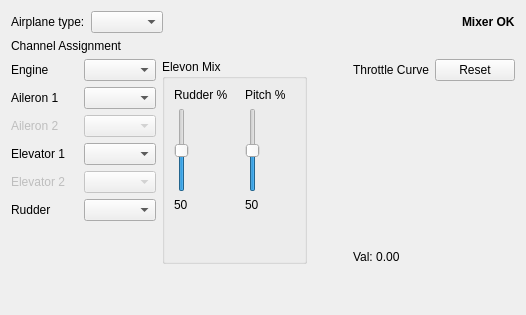
        <widget class="QWidget" name="fixedWing">
         <property name="enabled">
          <bool>true</bool>
         </property>
         <property name="autoFillBackground">
          <bool>false</bool>
         </property>
         <layout class="QVBoxLayout" name="verticalLayout_3" stretch="0">
          <item>
           <layout class="QVBoxLayout" name="verticalLayout_6">
            <item>
             <layout class="QHBoxLayout" name="horizontalLayout_3">
              <item>
               <widget class="QLabel" name="label_5">
                <property name="sizePolicy">
                 <sizepolicy hsizetype="Minimum" vsizetype="Preferred">
                  <horstretch>0</horstretch>
                  <verstretch>0</verstretch>
                 </sizepolicy>
                </property>
                <property name="text">
                 <string>Airplane type:</string>
                </property>
               </widget>
              </item>
              <item>
               <widget class="QComboBox" name="fixedWingType"/>
              </item>
              <item>
               <spacer name="horizontalSpacer_3">
                <property name="orientation">
                 <enum>Qt::Horizontal</enum>
                </property>
                <property name="sizeHint" stdset="0">
                 <size>
                  <width>40</width>
                  <height>20</height>
                 </size>
                </property>
               </spacer>
              </item>
              <item>
               <widget class="QLabel" name="fwStatusLabel">
                <property name="font">
                 <font>
                  <weight>75</weight>
                  <bold>true</bold>
                 </font>
                </property>
                <property name="text">
                 <string>Mixer OK</string>
                </property>
               </widget>
              </item>
             </layout>
            </item>
            <item>
             <widget class="QLabel" name="label_7">
              <property name="text">
               <string>Channel Assignment</string>
              </property>
             </widget>
            </item>
            <item>
             <layout class="QHBoxLayout" name="horizontalLayout_4">
              <item>
               <layout class="QFormLayout" name="formLayout">
                <property name="fieldGrowthPolicy">
                 <enum>QFormLayout::AllNonFixedFieldsGrow</enum>
                </property>
                <item row="0" column="0">
                 <widget class="QLabel" name="fwEngineLabel">
                  <property name="text">
                   <string>Engine</string>
                  </property>
                 </widget>
                </item>
                <item row="0" column="1">
                 <widget class="QComboBox" name="fwEngineChannel"/>
                </item>
                <item row="1" column="0">
                 <widget class="QLabel" name="fwAileron1Label">
                  <property name="minimumSize">
                   <size>
                    <width>60</width>
                    <height>0</height>
                   </size>
                  </property>
                  <property name="text">
                   <string>Aileron 1</string>
                  </property>
                 </widget>
                </item>
                <item row="1" column="1">
                 <widget class="QComboBox" name="fwAileron1Channel"/>
                </item>
                <item row="2" column="0">
                 <widget class="QLabel" name="fwAileron2Label">
                  <property name="enabled">
                   <bool>false</bool>
                  </property>
                  <property name="minimumSize">
                   <size>
                    <width>60</width>
                    <height>0</height>
                   </size>
                  </property>
                  <property name="text">
                   <string>Aileron 2</string>
                  </property>
                 </widget>
                </item>
                <item row="3" column="0">
                 <widget class="QLabel" name="fwElevator1Label">
                  <property name="minimumSize">
                   <size>
                    <width>67</width>
                    <height>0</height>
                   </size>
                  </property>
                  <property name="text">
                   <string>Elevator 1</string>
                  </property>
                 </widget>
                </item>
                <item row="3" column="1">
                 <widget class="QComboBox" name="fwElevator1Channel"/>
                </item>
                <item row="5" column="0">
                 <widget class="QLabel" name="fwRudderLabel">
                  <property name="text">
                   <string>Rudder</string>
                  </property>
                 </widget>
                </item>
                <item row="5" column="1">
                 <widget class="QComboBox" name="fwRudderChannel"/>
                </item>
                <item row="2" column="1">
                 <widget class="QComboBox" name="fwAileron2Channel">
                  <property name="enabled">
                   <bool>false</bool>
                  </property>
                 </widget>
                </item>
                <item row="4" column="0">
                 <widget class="QLabel" name="fwElevator2Label">
                  <property name="enabled">
                   <bool>false</bool>
                  </property>
                  <property name="minimumSize">
                   <size>
                    <width>67</width>
                    <height>0</height>
                   </size>
                  </property>
                  <property name="text">
                   <string>Elevator 2</string>
                  </property>
                 </widget>
                </item>
                <item row="4" column="1">
                 <widget class="QComboBox" name="fwElevator2Channel">
                  <property name="enabled">
                   <bool>false</bool>
                  </property>
                 </widget>
                </item>
               </layout>
              </item>
              <item>
               <widget class="QGroupBox" name="elevonMixBox">
                <property name="title">
                 <string>Elevon Mix</string>
                </property>
                <layout class="QVBoxLayout" name="verticalLayout_13">
                 <item>
                  <layout class="QHBoxLayout" name="horizontalLayout_8">
                   <item>
                    <layout class="QVBoxLayout" name="verticalLayout_14">
                     <item>
                      <widget class="QLabel" name="elevonLabel1">
                       <property name="minimumSize">
                        <size>
                         <width>65</width>
                         <height>0</height>
                        </size>
                       </property>
                       <property name="text">
                        <string>Rudder %</string>
                       </property>
                      </widget>
                     </item>
                     <item>
                      <widget class="QSlider" name="elevonSlider1">
                       <property name="maximum">
                        <number>100</number>
                       </property>
                       <property name="value">
                        <number>50</number>
                       </property>
                       <property name="orientation">
                        <enum>Qt::Vertical</enum>
                       </property>
                      </widget>
                     </item>
                     <item>
                      <widget class="QLabel" name="label_18">
                       <property name="text">
                        <string>50</string>
                       </property>
                      </widget>
                     </item>
                    </layout>
                   </item>
                   <item>
                    <layout class="QVBoxLayout" name="verticalLayout_15">
                     <item>
                      <widget class="QLabel" name="elevonLabel2">
                       <property name="minimumSize">
                        <size>
                         <width>50</width>
                         <height>0</height>
                        </size>
                       </property>
                       <property name="text">
                        <string>Pitch %</string>
                       </property>
                      </widget>
                     </item>
                     <item>
                      <widget class="QSlider" name="elevonSlider2">
                       <property name="maximum">
                        <number>100</number>
                       </property>
                       <property name="value">
                        <number>50</number>
                       </property>
                       <property name="orientation">
                        <enum>Qt::Vertical</enum>
                       </property>
                      </widget>
                     </item>
                     <item>
                      <widget class="QLabel" name="label_25">
                       <property name="text">
                        <string>50</string>
                       </property>
                      </widget>
                     </item>
                    </layout>
                   </item>
                  </layout>
                 </item>
                 <item>
                  <spacer name="verticalSpacer_2">
                   <property name="orientation">
                    <enum>Qt::Vertical</enum>
                   </property>
                   <property name="sizeHint" stdset="0">
                    <size>
                     <width>20</width>
                     <height>40</height>
                    </size>
                   </property>
                  </spacer>
                 </item>
                </layout>
               </widget>
              </item>
              <item>
               <spacer name="horizontalSpacer_4">
                <property name="orientation">
                 <enum>Qt::Horizontal</enum>
                </property>
                <property name="sizeHint" stdset="0">
                 <size>
                  <width>40</width>
                  <height>20</height>
                 </size>
                </property>
               </spacer>
              </item>
              <item>
               <layout class="QVBoxLayout" name="verticalLayout_7">
                <item>
                 <layout class="QHBoxLayout" name="horizontalLayout_15">
                  <item>
                   <widget class="QLabel" name="label_13">
                    <property name="text">
                     <string>Throttle Curve</string>
                    </property>
                   </widget>
                  </item>
                  <item>
                   <widget class="QPushButton" name="fwThrottleReset">
                    <property name="text">
                     <string>Reset</string>
                    </property>
                   </widget>
                  </item>
                 </layout>
                </item>
                <item>
                 <widget class="MixerCurveWidget" name="fixedWingThrottle" native="true">
                  <property name="sizePolicy">
                   <sizepolicy hsizetype="MinimumExpanding" vsizetype="MinimumExpanding">
                    <horstretch>0</horstretch>
                    <verstretch>0</verstretch>
                   </sizepolicy>
                  </property>
                  <property name="minimumSize">
                   <size>
                    <width>100</width>
                    <height>100</height>
                   </size>
                  </property>
                  <property name="maximumSize">
                   <size>
                    <width>200</width>
                    <height>200</height>
                   </size>
                  </property>
                  <property name="sizeIncrement">
                   <size>
                    <width>10</width>
                    <height>10</height>
                   </size>
                  </property>
                 </widget>
                </item>
                <item>
                 <widget class="QLabel" name="fwThrottleCurveItemValue">
                  <property name="text">
                   <string>Val: 0.00</string>
                  </property>
                 </widget>
                </item>
               </layout>
              </item>
             </layout>
            </item>
            <item>
             <spacer name="verticalSpacer">
              <property name="orientation">
               <enum>Qt::Vertical</enum>
              </property>
              <property name="sizeHint" stdset="0">
               <size>
                <width>20</width>
                <height>40</height>
               </size>
              </property>
             </spacer>
            </item>
           </layout>
          </item>
         </layout>
        </widget>
